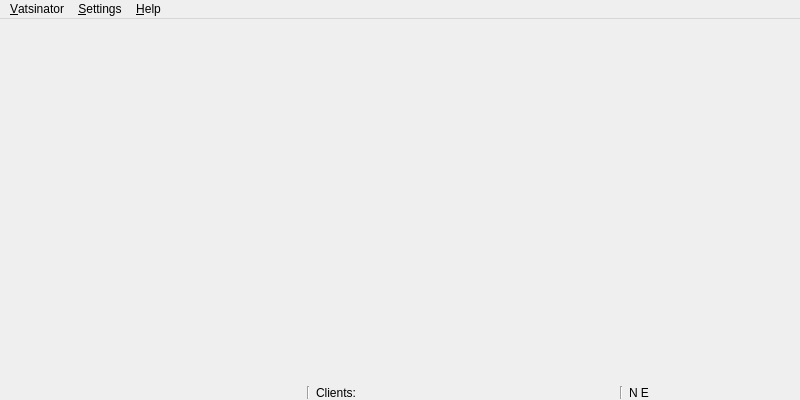
<?xml version="1.0" encoding="UTF-8"?>
<ui version="4.0">
 <class>VatsinatorWindow</class>
 <widget class="QMainWindow" name="VatsinatorWindow">
  <property name="geometry">
   <rect>
    <x>0</x>
    <y>0</y>
    <width>800</width>
    <height>400</height>
   </rect>
  </property>
  <property name="maximumSize">
   <size>
    <width>2360</width>
    <height>1240</height>
   </size>
  </property>
  <property name="windowTitle">
   <string notr="true">Vatsinator</string>
  </property>
  <property name="windowIcon">
   <iconset resource="../resources/imgs.qrc">
    <normaloff>:/mainIcon/icon.png</normaloff>:/mainIcon/icon.png</iconset>
  </property>
  <widget class="QWidget" name="MainWidget">
   <property name="sizePolicy">
    <sizepolicy hsizetype="Expanding" vsizetype="Expanding">
     <horstretch>0</horstretch>
     <verstretch>0</verstretch>
    </sizepolicy>
   </property>
   <layout class="QVBoxLayout" name="verticalLayout">
    <property name="margin">
     <number>1</number>
    </property>
    <item>
     <layout class="QGridLayout" name="MainGridLayout">
      <item row="1" column="0">
       <widget class="ReplaceableWidget" name="Replaceable" native="true">
        <property name="sizePolicy">
         <sizepolicy hsizetype="Fixed" vsizetype="Fixed">
          <horstretch>0</horstretch>
          <verstretch>0</verstretch>
         </sizepolicy>
        </property>
        <property name="minimumSize">
         <size>
          <width>300</width>
          <height>13</height>
         </size>
        </property>
        <property name="maximumSize">
         <size>
          <width>300</width>
          <height>13</height>
         </size>
        </property>
       </widget>
      </item>
      <item row="1" column="4">
       <widget class="Line" name="line">
        <property name="orientation">
         <enum>Qt::Vertical</enum>
        </property>
       </widget>
      </item>
      <item row="1" column="2" colspan="2">
       <widget class="QLabel" name="ClientsBox">
        <property name="sizePolicy">
         <sizepolicy hsizetype="Expanding" vsizetype="Fixed">
          <horstretch>0</horstretch>
          <verstretch>0</verstretch>
         </sizepolicy>
        </property>
        <property name="minimumSize">
         <size>
          <width>200</width>
          <height>13</height>
         </size>
        </property>
        <property name="maximumSize">
         <size>
          <width>16777215</width>
          <height>13</height>
         </size>
        </property>
        <property name="text">
         <string>Clients:</string>
        </property>
       </widget>
      </item>
      <item row="0" column="0" colspan="6">
       <widget class="MapWidget" name="MapDisplay" native="true">
        <property name="mouseTracking">
         <bool>true</bool>
        </property>
        <property name="focusPolicy">
         <enum>Qt::StrongFocus</enum>
        </property>
       </widget>
      </item>
      <item row="1" column="5">
       <widget class="QLabel" name="PositionBox">
        <property name="sizePolicy">
         <sizepolicy hsizetype="Fixed" vsizetype="Fixed">
          <horstretch>0</horstretch>
          <verstretch>0</verstretch>
         </sizepolicy>
        </property>
        <property name="minimumSize">
         <size>
          <width>170</width>
          <height>13</height>
         </size>
        </property>
        <property name="maximumSize">
         <size>
          <width>170</width>
          <height>13</height>
         </size>
        </property>
        <property name="text">
         <string notr="true">N E</string>
        </property>
       </widget>
      </item>
      <item row="1" column="1">
       <widget class="Line" name="line_2">
        <property name="orientation">
         <enum>Qt::Vertical</enum>
        </property>
       </widget>
      </item>
     </layout>
    </item>
   </layout>
  </widget>
  <widget class="QMenuBar" name="MenuBar">
   <property name="geometry">
    <rect>
     <x>0</x>
     <y>0</y>
     <width>800</width>
     <height>22</height>
    </rect>
   </property>
   <widget class="QMenu" name="MenuVatsinator">
    <property name="geometry">
     <rect>
      <x>217</x>
      <y>159</y>
      <width>162</width>
      <height>236</height>
     </rect>
    </property>
    <property name="minimumSize">
     <size>
      <width>150</width>
      <height>0</height>
     </size>
    </property>
    <property name="title">
     <string>&amp;Vatsinator</string>
    </property>
    <addaction name="ActionMetar"/>
    <addaction name="ActionRefresh"/>
    <addaction name="ActionHomeLocation"/>
    <addaction name="separator"/>
    <addaction name="ActionFlightList"/>
    <addaction name="ActionATCList"/>
    <addaction name="ActionDatabase"/>
    <addaction name="separator"/>
    <addaction name="ActionExit"/>
   </widget>
   <widget class="QMenu" name="MenuHelp">
    <property name="minimumSize">
     <size>
      <width>150</width>
      <height>0</height>
     </size>
    </property>
    <property name="title">
     <string>&amp;Help</string>
    </property>
    <addaction name="ActionAbout"/>
   </widget>
   <widget class="QMenu" name="MenuSettings">
    <property name="title">
     <string>&amp;Settings</string>
    </property>
    <addaction name="ActionPreferences"/>
   </widget>
   <addaction name="MenuVatsinator"/>
   <addaction name="MenuSettings"/>
   <addaction name="MenuHelp"/>
  </widget>
  <action name="ActionExit">
   <property name="icon">
    <iconset theme="application-exit" resource="../resources/imgs.qrc">
     <normaloff>:/uiIcons/application-exit.png</normaloff>:/uiIcons/application-exit.png</iconset>
   </property>
   <property name="text">
    <string>Exit</string>
   </property>
   <property name="shortcut">
    <string notr="true">Ctrl+Q</string>
   </property>
   <property name="menuRole">
    <enum>QAction::QuitRole</enum>
   </property>
  </action>
  <action name="ActionAbout">
   <property name="icon">
    <iconset resource="../resources/imgs.qrc">
     <normaloff>:/mainIcon/icon.png</normaloff>:/mainIcon/icon.png</iconset>
   </property>
   <property name="text">
    <string>About</string>
   </property>
   <property name="menuRole">
    <enum>QAction::AboutRole</enum>
   </property>
  </action>
  <action name="ActionMetar">
   <property name="icon">
    <iconset theme="weather-few-clouds" resource="../resources/imgs.qrc">
     <normaloff>:/uiIcons/weather-clouds.png</normaloff>:/uiIcons/weather-clouds.png</iconset>
   </property>
   <property name="text">
    <string>METARs...</string>
   </property>
   <property name="shortcut">
    <string notr="true">Ctrl+M</string>
   </property>
  </action>
  <action name="ActionRefresh">
   <property name="enabled">
    <bool>false</bool>
   </property>
   <property name="icon">
    <iconset theme="view-refresh" resource="../resources/imgs.qrc">
     <normaloff>:/uiIcons/view-refresh.png</normaloff>:/uiIcons/view-refresh.png</iconset>
   </property>
   <property name="text">
    <string>Refresh</string>
   </property>
   <property name="shortcut">
    <string notr="true">F5</string>
   </property>
  </action>
  <action name="ActionPreferences">
   <property name="icon">
    <iconset theme="preferences-system" resource="../resources/imgs.qrc">
     <normaloff>:/uiIcons/configure.png</normaloff>:/uiIcons/configure.png</iconset>
   </property>
   <property name="text">
    <string>Settings</string>
   </property>
   <property name="menuRole">
    <enum>QAction::PreferencesRole</enum>
   </property>
  </action>
  <action name="ActionFlightList">
   <property name="enabled">
    <bool>true</bool>
   </property>
   <property name="text">
    <string>Flight list...</string>
   </property>
  </action>
  <action name="ActionATCList">
   <property name="text">
    <string>ATC list...</string>
   </property>
  </action>
  <action name="EnableAutoUpdatesAction">
   <property name="checkable">
    <bool>true</bool>
   </property>
   <property name="checked">
    <bool>true</bool>
   </property>
   <property name="text">
    <string>Enable auto-updates</string>
   </property>
   <property name="shortcut">
    <string notr="true">Ctrl+R</string>
   </property>
  </action>
  <action name="ActionHomeLocation">
   <property name="text">
    <string>Show home location</string>
   </property>
   <property name="shortcut">
    <string>Ctrl+H</string>
   </property>
  </action>
  <action name="ActionDatabase">
   <property name="icon">
    <iconset resource="../resources/imgs.qrc">
     <normaloff>:/mainIcon/icon.png</normaloff>:/mainIcon/icon.png</iconset>
   </property>
   <property name="text">
    <string>Database...</string>
   </property>
  </action>
 </widget>
 <customwidgets>
  <customwidget>
   <class>MapWidget</class>
   <extends>QWidget</extends>
   <header>ui/widgets/mapwidget.h</header>
  </customwidget>
  <customwidget>
   <class>ReplaceableWidget</class>
   <extends>QWidget</extends>
   <header>ui/widgets/replaceablewidget.h</header>
   <container>1</container>
  </customwidget>
 </customwidgets>
 <resources>
  <include location="../resources/imgs.qrc"/>
  <include location="../resources/shaders.qrc"/>
 </resources>
 <connections/>
</ui>
